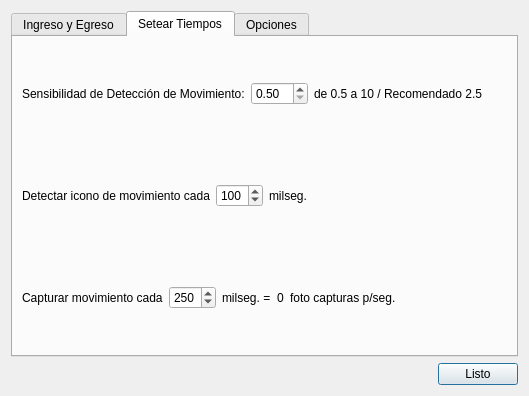
<?xml version="1.0" encoding="UTF-8"?>
<ui version="4.0">
 <class>DialogAjustes</class>
 <widget class="QDialog" name="DialogAjustes">
  <property name="geometry">
   <rect>
    <x>0</x>
    <y>0</y>
    <width>529</width>
    <height>396</height>
   </rect>
  </property>
  <property name="windowTitle">
   <string>Dialog</string>
  </property>
  <layout class="QVBoxLayout" name="verticalLayout_6">
   <item>
    <widget class="QTabWidget" name="tabWidget">
     <property name="currentIndex">
      <number>1</number>
     </property>
     <widget class="QWidget" name="tab">
      <attribute name="title">
       <string>Ingreso y Egreso</string>
      </attribute>
      <layout class="QVBoxLayout" name="verticalLayout_2">
       <item>
        <widget class="QWidget" name="widgetIngreso" native="true">
         <property name="styleSheet">
          <string notr="true">#widgetIngreso{
border-style:solid;
border-width:1px;
border-color:#000;
border-radius:6px;
}</string>
         </property>
         <layout class="QVBoxLayout" name="verticalLayout_8">
          <item>
           <layout class="QHBoxLayout" name="horizontalLayout_7">
            <item>
             <widget class="QLabel" name="label_10">
              <property name="text">
               <string>Dirección de Ingreso:</string>
              </property>
             </widget>
            </item>
            <item>
             <spacer name="horizontalSpacer_6">
              <property name="orientation">
               <enum>Qt::Horizontal</enum>
              </property>
              <property name="sizeHint" stdset="0">
               <size>
                <width>40</width>
                <height>20</height>
               </size>
              </property>
             </spacer>
            </item>
           </layout>
          </item>
          <item>
           <layout class="QHBoxLayout" name="horizontalLayout_10">
            <item>
             <layout class="QVBoxLayout" name="verticalLayout_4">
              <item>
               <widget class="QRadioButton" name="radioButtonIngresoIDS">
                <property name="text">
                 <string>De Izquierda a Derecha Subiendo</string>
                </property>
                <property name="checked">
                 <bool>true</bool>
                </property>
               </widget>
              </item>
              <item>
               <widget class="QRadioButton" name="radioButtonIngresoIDB">
                <property name="text">
                 <string>De Izquierda a Derecha Bajando</string>
                </property>
               </widget>
              </item>
              <item>
               <widget class="QRadioButton" name="radioButtonIngresoDIS">
                <property name="text">
                 <string>De Derecha a Izquierda Subiendo</string>
                </property>
               </widget>
              </item>
              <item>
               <widget class="QRadioButton" name="radioButtonIngresoDIB">
                <property name="text">
                 <string>De Derecha a Izquierda Bajando</string>
                </property>
               </widget>
              </item>
             </layout>
            </item>
            <item>
             <widget class="QLabel" name="labelImgIngreso">
              <property name="minimumSize">
               <size>
                <width>100</width>
                <height>100</height>
               </size>
              </property>
              <property name="maximumSize">
               <size>
                <width>100</width>
                <height>100</height>
               </size>
              </property>
              <property name="styleSheet">
               <string notr="true"/>
              </property>
              <property name="text">
               <string/>
              </property>
             </widget>
            </item>
           </layout>
          </item>
         </layout>
        </widget>
       </item>
       <item>
        <widget class="QWidget" name="widgetEgreso" native="true">
         <property name="styleSheet">
          <string notr="true">#widgetEgreso{
border-style:solid;
border-width:1px;
border-color:#000;
border-radius:6px;
}</string>
         </property>
         <layout class="QVBoxLayout" name="verticalLayout_7">
          <item>
           <layout class="QHBoxLayout" name="horizontalLayout_8">
            <item>
             <widget class="QLabel" name="label_11">
              <property name="text">
               <string>Dirección de Egreso:</string>
              </property>
             </widget>
            </item>
            <item>
             <spacer name="horizontalSpacer_7">
              <property name="orientation">
               <enum>Qt::Horizontal</enum>
              </property>
              <property name="sizeHint" stdset="0">
               <size>
                <width>40</width>
                <height>20</height>
               </size>
              </property>
             </spacer>
            </item>
           </layout>
          </item>
          <item>
           <layout class="QHBoxLayout" name="horizontalLayout_9">
            <item>
             <layout class="QVBoxLayout" name="verticalLayout_5">
              <item>
               <widget class="QRadioButton" name="radioButtonEgresoIDS">
                <property name="text">
                 <string>De Izquierda a Derecha Subiendo</string>
                </property>
                <property name="checked">
                 <bool>true</bool>
                </property>
               </widget>
              </item>
              <item>
               <widget class="QRadioButton" name="radioButtonEgresoIDB">
                <property name="text">
                 <string>De Izquierda a Derecha Bajando</string>
                </property>
               </widget>
              </item>
              <item>
               <widget class="QRadioButton" name="radioButtonEgresoDIS">
                <property name="text">
                 <string>De Derecha a Izquierda Subiendo</string>
                </property>
               </widget>
              </item>
              <item>
               <widget class="QRadioButton" name="radioButtonEgresoDIB">
                <property name="text">
                 <string>De Derecha a Izquierda Bajando</string>
                </property>
               </widget>
              </item>
             </layout>
            </item>
            <item>
             <widget class="QLabel" name="labelImgEgreso">
              <property name="minimumSize">
               <size>
                <width>100</width>
                <height>100</height>
               </size>
              </property>
              <property name="maximumSize">
               <size>
                <width>100</width>
                <height>100</height>
               </size>
              </property>
              <property name="styleSheet">
               <string notr="true"/>
              </property>
              <property name="text">
               <string/>
              </property>
             </widget>
            </item>
           </layout>
          </item>
         </layout>
        </widget>
       </item>
      </layout>
     </widget>
     <widget class="QWidget" name="tab_3">
      <attribute name="title">
       <string>Setear Tiempos</string>
      </attribute>
      <layout class="QVBoxLayout" name="verticalLayout">
       <item>
        <layout class="QHBoxLayout" name="horizontalLayout_11">
         <item>
          <widget class="QLabel" name="label_12">
           <property name="text">
            <string>Sensibilidad de Detección de Movimiento:</string>
           </property>
          </widget>
         </item>
         <item>
          <widget class="QDoubleSpinBox" name="doubleSpinBox">
           <property name="minimum">
            <double>0.500000000000000</double>
           </property>
           <property name="maximum">
            <double>10.000000000000000</double>
           </property>
           <property name="singleStep">
            <double>0.010000000000000</double>
           </property>
          </widget>
         </item>
         <item>
          <widget class="QLabel" name="label_13">
           <property name="text">
            <string>de 0.5 a 10 / Recomendado 2.5</string>
           </property>
          </widget>
         </item>
         <item>
          <spacer name="horizontalSpacer_8">
           <property name="orientation">
            <enum>Qt::Horizontal</enum>
           </property>
           <property name="sizeHint" stdset="0">
            <size>
             <width>40</width>
             <height>20</height>
            </size>
           </property>
          </spacer>
         </item>
        </layout>
       </item>
       <item>
        <layout class="QHBoxLayout" name="horizontalLayout_2">
         <item>
          <widget class="QLabel" name="label">
           <property name="text">
            <string>Detectar icono de movimiento cada</string>
           </property>
          </widget>
         </item>
         <item>
          <widget class="QSpinBox" name="spinBoxProcesarAM">
           <property name="minimum">
            <number>20</number>
           </property>
           <property name="maximum">
            <number>300</number>
           </property>
           <property name="singleStep">
            <number>10</number>
           </property>
           <property name="value">
            <number>100</number>
           </property>
          </widget>
         </item>
         <item>
          <widget class="QLabel" name="label_2">
           <property name="text">
            <string>milseg.</string>
           </property>
          </widget>
         </item>
         <item>
          <spacer name="horizontalSpacer_2">
           <property name="orientation">
            <enum>Qt::Horizontal</enum>
           </property>
           <property name="sizeHint" stdset="0">
            <size>
             <width>40</width>
             <height>20</height>
            </size>
           </property>
          </spacer>
         </item>
        </layout>
       </item>
       <item>
        <layout class="QHBoxLayout" name="horizontalLayout_3">
         <item>
          <widget class="QLabel" name="label_3">
           <property name="text">
            <string>Capturar movimiento cada</string>
           </property>
          </widget>
         </item>
         <item>
          <widget class="QSpinBox" name="spinBoxCapMov">
           <property name="minimum">
            <number>50</number>
           </property>
           <property name="maximum">
            <number>350</number>
           </property>
           <property name="singleStep">
            <number>10</number>
           </property>
           <property name="value">
            <number>250</number>
           </property>
          </widget>
         </item>
         <item>
          <widget class="QLabel" name="label_4">
           <property name="text">
            <string>milseg. =</string>
           </property>
          </widget>
         </item>
         <item>
          <widget class="QLabel" name="labelFCPS">
           <property name="text">
            <string>0</string>
           </property>
          </widget>
         </item>
         <item>
          <widget class="QLabel" name="label_5">
           <property name="text">
            <string>foto capturas p/seg.</string>
           </property>
          </widget>
         </item>
         <item>
          <spacer name="horizontalSpacer_3">
           <property name="orientation">
            <enum>Qt::Horizontal</enum>
           </property>
           <property name="sizeHint" stdset="0">
            <size>
             <width>40</width>
             <height>20</height>
            </size>
           </property>
          </spacer>
         </item>
        </layout>
       </item>
      </layout>
     </widget>
     <widget class="QWidget" name="tab_2">
      <attribute name="title">
       <string>Opciones</string>
      </attribute>
      <layout class="QVBoxLayout" name="verticalLayout_3">
       <item>
        <layout class="QHBoxLayout" name="horizontalLayout_6">
         <item>
          <widget class="QLabel" name="label_8">
           <property name="text">
            <string>Cantidad Máxima de Capturas:</string>
           </property>
          </widget>
         </item>
         <item>
          <widget class="QSpinBox" name="spinBoxMaxCantCap">
           <property name="minimum">
            <number>5</number>
           </property>
           <property name="maximum">
            <number>200</number>
           </property>
           <property name="value">
            <number>20</number>
           </property>
          </widget>
         </item>
         <item>
          <widget class="QLabel" name="label_9">
           <property name="text">
            <string>fotos p/evento</string>
           </property>
          </widget>
         </item>
         <item>
          <spacer name="horizontalSpacer_5">
           <property name="orientation">
            <enum>Qt::Horizontal</enum>
           </property>
           <property name="sizeHint" stdset="0">
            <size>
             <width>40</width>
             <height>20</height>
            </size>
           </property>
          </spacer>
         </item>
        </layout>
       </item>
       <item>
        <layout class="QHBoxLayout" name="horizontalLayout_5">
         <item>
          <widget class="QLabel" name="label_7">
           <property name="text">
            <string>Altura Máxima de Caractér</string>
           </property>
          </widget>
         </item>
         <item>
          <widget class="QSpinBox" name="spinBoxAltMaxCaracter">
           <property name="minimum">
            <number>30</number>
           </property>
           <property name="maximum">
            <number>400</number>
           </property>
           <property name="singleStep">
            <number>20</number>
           </property>
           <property name="value">
            <number>120</number>
           </property>
          </widget>
         </item>
         <item>
          <spacer name="horizontalSpacer_4">
           <property name="orientation">
            <enum>Qt::Horizontal</enum>
           </property>
           <property name="sizeHint" stdset="0">
            <size>
             <width>40</width>
             <height>20</height>
            </size>
           </property>
          </spacer>
         </item>
        </layout>
       </item>
      </layout>
     </widget>
    </widget>
   </item>
   <item>
    <layout class="QHBoxLayout" name="horizontalLayout">
     <item>
      <spacer name="horizontalSpacer">
       <property name="orientation">
        <enum>Qt::Horizontal</enum>
       </property>
       <property name="sizeHint" stdset="0">
        <size>
         <width>13</width>
         <height>20</height>
        </size>
       </property>
      </spacer>
     </item>
     <item>
      <widget class="QPushButton" name="pushButtonListo">
       <property name="text">
        <string>Listo</string>
       </property>
      </widget>
     </item>
    </layout>
   </item>
  </layout>
 </widget>
 <tabstops>
  <tabstop>pushButtonListo</tabstop>
 </tabstops>
 <resources/>
 <connections/>
</ui>
